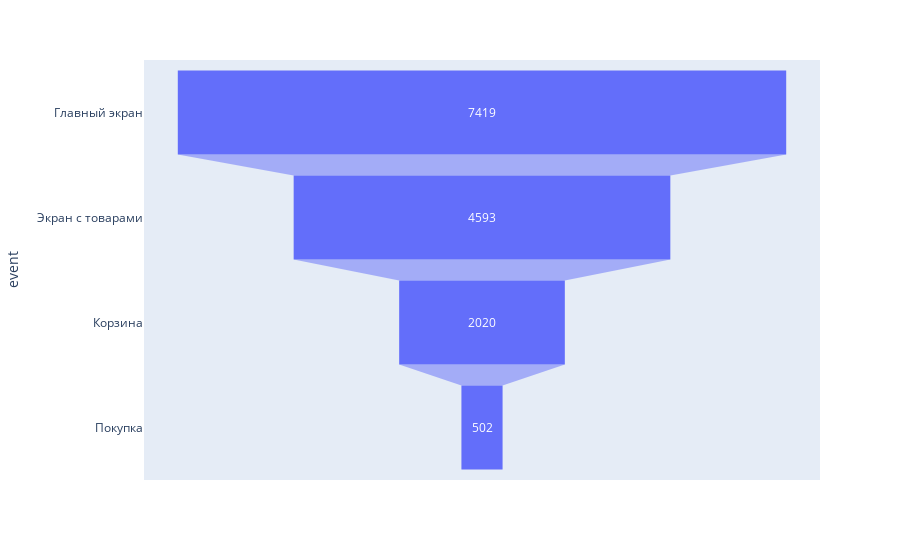

The notebook cell this image was saved under:
### Markdown cell above
<div class="alert alert-danger">

**❌ Комментарий ревьюера ❌**
   
   Фильтровать события таким образом не стоит, так как у нас нет обязательного условия посещения MainScreenAppear для совершения покупки

</div>

### Code cell
import plotly.express as px
title = {"position": "top center", "text": "Sales for Sale Person A in U.S."}
data = dict(
    number=[n_main_screen,n_offer,n_cart,n_payment_successful],
    event=["Главный экран", "Экран с товарами", "Корзина", "Покупка"])
fig = px.funnel(data, x='number', y='event')
fig.show()

### Figure 1 — Plotly figure (JSON) as saved in the notebook; plotly's stock layout.template omitted (floating-point values rounded to 4 significant figures)
{"data": [{"hovertemplate": "number=%{x}<br>event=%{y}<extra></extra>", "legendgroup": "", "marker": {"color": "#636efa"}, "name": "", "orientation": "h", "showlegend": false, "type": "funnel", "x": [7419, 4593, 2020, 502], "xaxis": "x", "y": ["Главный экран", "Экран с товарами", "Корзина", "Покупка"], "yaxis": "y"}], "layout": {"legend": {"tracegroupgap": 0}, "margin": {"t": 60}, "xaxis": {"anchor": "y", "domain": [0, 1], "title": {"text": "number"}}, "yaxis": {"anchor": "x", "domain": [0, 1], "title": {"text": "event"}}}}
